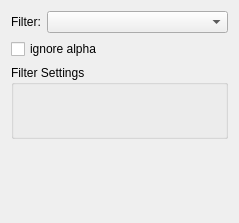
<?xml version="1.0" encoding="UTF-8"?>
<ui version="4.0">
 <class>FilterOpOptions</class>
 <widget class="QWidget" name="FilterOpOptions">
  <property name="geometry">
   <rect>
    <x>0</x>
    <y>0</y>
    <width>239</width>
    <height>223</height>
   </rect>
  </property>
  <layout class="QGridLayout" name="gridLayout">
   <item row="0" column="0">
    <layout class="QVBoxLayout" name="verticalLayout">
     <item>
      <layout class="QHBoxLayout" name="horizontalLayout">
       <item>
        <widget class="QLabel" name="label">
         <property name="text">
          <string>Filter:</string>
         </property>
        </widget>
       </item>
       <item>
        <widget class="KisCmbIDList" name="filtersList">
         <property name="sizePolicy">
          <sizepolicy hsizetype="MinimumExpanding" vsizetype="Fixed">
           <horstretch>0</horstretch>
           <verstretch>0</verstretch>
          </sizepolicy>
         </property>
        </widget>
       </item>
      </layout>
     </item>
     <item>
      <widget class="QCheckBox" name="checkBoxIgnoreAlpha">
       <property name="text">
        <string>ignore alpha</string>
       </property>
      </widget>
     </item>
    </layout>
   </item>
   <item row="1" column="0">
    <widget class="QGroupBox" name="grpFilterOptions">
     <property name="sizePolicy">
      <sizepolicy hsizetype="Expanding" vsizetype="Expanding">
       <horstretch>0</horstretch>
       <verstretch>0</verstretch>
      </sizepolicy>
     </property>
     <property name="title">
      <string>Filter Settings</string>
     </property>
    </widget>
   </item>
   <item row="2" column="0">
    <spacer name="verticalSpacer">
     <property name="orientation">
      <enum>Qt::Vertical</enum>
     </property>
     <property name="sizeHint" stdset="0">
      <size>
       <width>20</width>
       <height>60</height>
      </size>
     </property>
    </spacer>
   </item>
  </layout>
 </widget>
 <customwidgets>
  <customwidget>
   <class>KisCmbIDList</class>
   <extends>QComboBox</extends>
   <header>widgets/kis_cmb_idlist.h</header>
  </customwidget>
 </customwidgets>
 <resources/>
 <connections/>
</ui>
